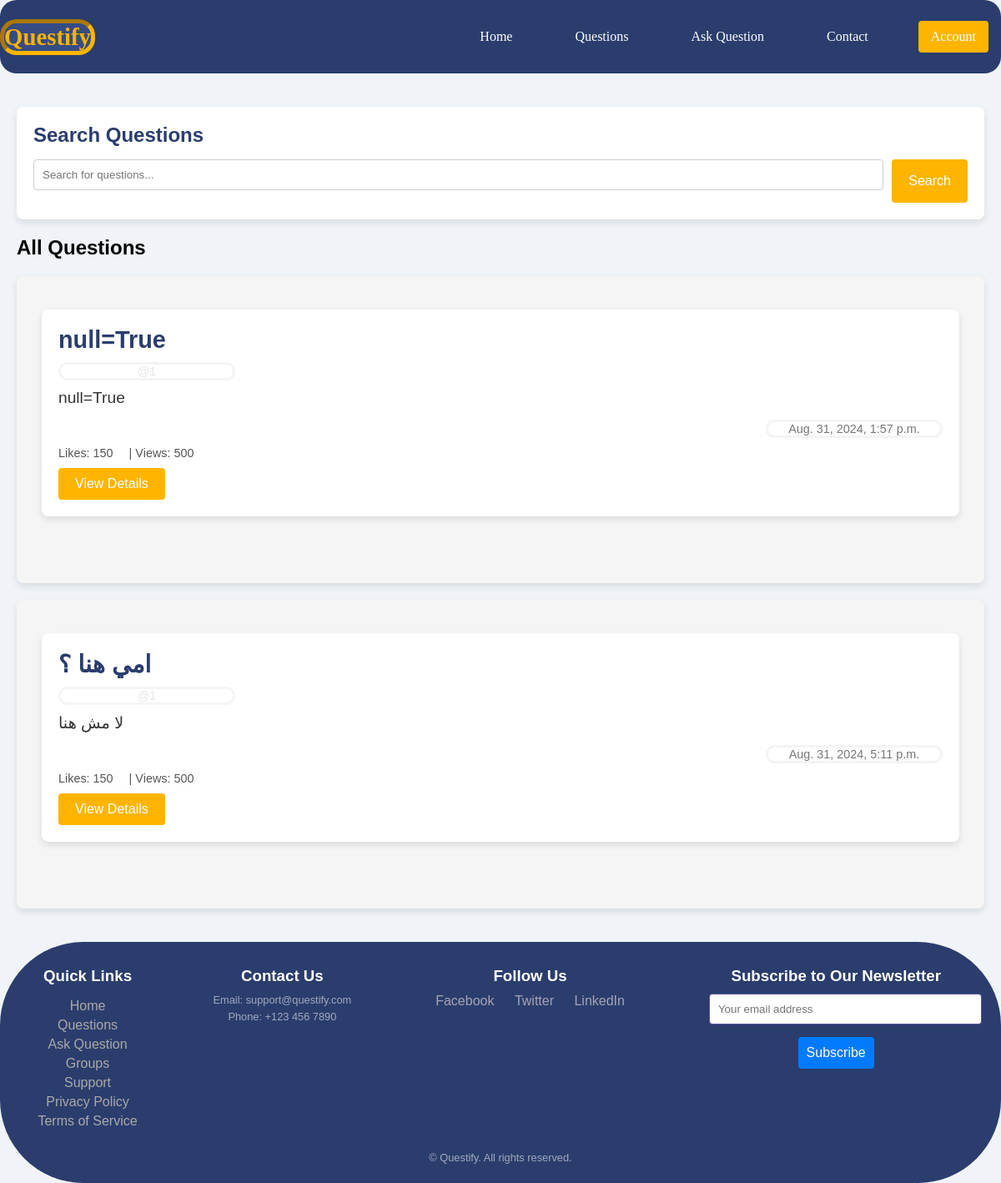
The app's page /ask/questions/ with its own data.
### ask/models.py (models this page shows, shortened)
class Question(models.Model):
    title      = models.CharField(max_length=40 , unique=True )
    content    = models.TextField(max_length=  40, blank=True  )
    rating     = models.IntegerField(null=True, blank=True)
    created_at = models.DateTimeField(auto_now=True,auto_created=True,null=True, blank=True)
    last_edit  = models.DateTimeField(auto_created=True,null=True, blank=True)
    user       = models.ForeignKey(User,on_delete=models.CASCADE,related_name="Question_user")
    like       = models.ManyToManyField(User , blank=True ,related_name="Question_like")
    group      = models.ForeignKey(Group ,on_delete=models.CASCADE, blank=True ,null=True,related_name="group_question")
    class Meta:
        get_latest_by =  'created_at'

### ask/views.py (the view)
# urls.py: path('questions/',views.question_list,name='question_list'),
def question_list(request):
    questions = Question.objects.filter(group=None)
    return render(request,'ask/questions.html',{'questions':questions})

### ask/templates/ask/questions.html (shortened to what this page needs)
{% extends "base.html" %}
{% block body %}
    <main>
        <section class="search">
            <h2>Search Questions</h2>
            <form action="#" method="get">
                <input type="text" id="search" name="search" placeholder="Search for questions..." required>
                <button type="submit">Search</button>
            </form>
        </section>
        <h2>All Questions</h2>
        {% for question in questions  %}
        <section class="questions-list">
                <div class="question-item">
                    <div class="question-box">
                        <h3 class="question-title">{{question.title}}</h3>
                        <p class="question-user">@{{question.user}}</p>
                        <p class="question-description">{{question.content}}</p>
                        <p class="question-meta">{{question.created_at}}</p>
                        <p class="question-stats">
                            <span class="likes">Likes: 150</span> |
                            <span class="views">Views: 500</span>
                        </p>
                        <a href="{% url 'ask:question_detail' question.id %}" class="btn details-btn">View Details</a>
                    </div>
                </div>
            </section>
            {% endfor %}
    </main>
    {% endblock body %}

### static/style.css (style rules this page uses)
body { font-family: 'Arial', sans-serif; margin: 0; padding: 0; background-color: #f0f4f8; }
main { padding: 20px; }
.latest-questions, .questions-list, .ask-question, .profile, .profile-edit { background-color: whitesmoke; padding: 30px; margin: 20px 0; border-radius: 8px; box-shadow: 0 4px 8px rgba(0, 0, 0, 0.1); }
form input, form textarea { width: 100%; padding: 10px; margin-bottom: 15px; border: 1px solid #ccc; border-radius: 4px; margin-bottom: 15px; }
.search { background-color: #ffffff; padding: 20px; margin: 20px 0; border-radius: 8px; box-shadow: 0 4px 8px rgba(0, 0, 0, 0.1); }
.search h2 { margin: 0 0 15px; font-size: 1.5em; color: #2a3d6d; }
.search form { display: flex; gap: 10px; }
.search input { flex: 1; padding: 10px; border: 1px solid #ccc; border-radius: 4px; }
.search button { background-color: #ffb400; color: white; border: none; padding: 10px 20px; border-radius: 4px; cursor: pointer; font-size: 1em; }
.question-item { margin-bottom: 20px; }
.question-box { background-color: #ffffff; padding: 20px; border-radius: 8px; box-shadow: 0 4px 8px rgba(0, 0, 0, 0.1); position: relative; transition: transform 0.3s ease; }
.question-stats { font-size: 0.9em; color: #555; margin: 10px 0; }
.question-item, .answer-item { border-bottom: 1px solid #ddd; padding: 10px 0; }
.question-item:last-child, .answer-item:last-child { border-bottom: none; }
.details-btn { display: inline-block; background-color: #ffb400; color: white; padding: 10px 20px; border-radius: 4px; text-decoration: none; font-size: 1em; }
.question-box { margin-bottom: 20px; }
.question-title { font-size: 1.8em; color: #2a3d6d; margin: 0 0 10px; }
.question-description { font-size: 1.2em; color: #333; margin: 0 0 15px; }
.question-user { font-size: 0.9em; color: #7777772e; margin: 10px 80% 10px 0; border-width: auto; border-color: #1a2a440d; border-style:solid; text-align: center; border-radius: 20px; }
.question-meta { font-size: 0.9em; color: #777; margin: 10px 0 0 80%; border-width: auto; border-color: #1a2a440d; border-style:solid; text-align: center; border-radius: 20px; }
.likes, .views, .asked-by { display: inline-block; margin-right: 15px; }
form button { background-color: #ffb400; color: white; border: none; padding: 10px 20px; border-radius: 4px; cursor: pointer; font-size: 1em; }

### records on screen
Question: title "null=True", user "1", content "null=True", created_at "Aug. 31, 2024, 1:57 p.m."
Question: title "امي هنا ؟", user "1", content "لا مش هنا", created_at "Aug. 31, 2024, 5:11 p.m."
